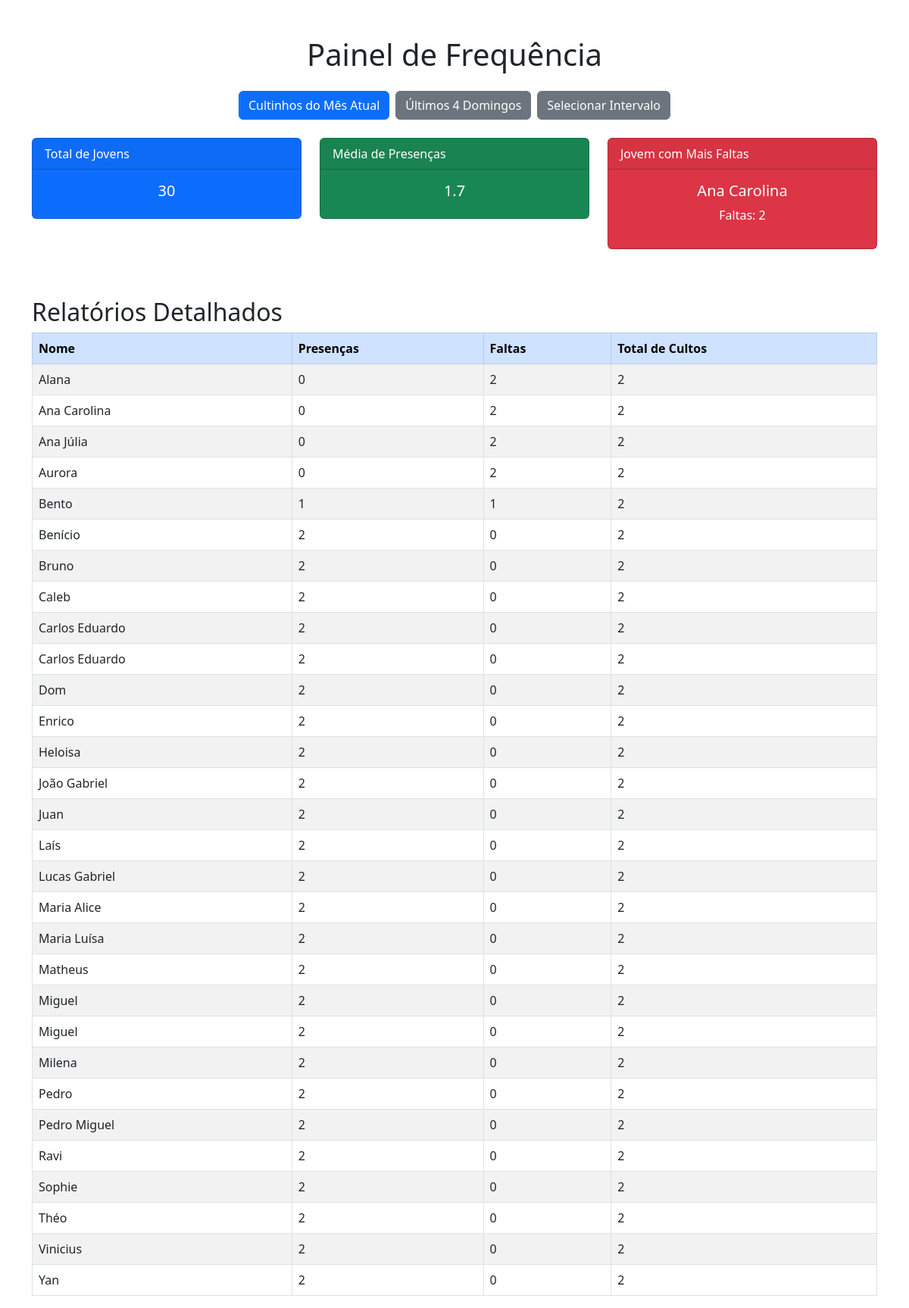
/dashboard, run on the app's committed database.
### tables this page shows
CREATE TABLE "jovens" (
	"id"	INTEGER,
	"nome"	TEXT NOT NULL,
	"data_nascimento"	DATE NOT NULL,
	"whatsapp"	TEXT NOT NULL,
	"endereco"	TEXT,
	"pais"	TEXT,
	"grupo_recitativo"	TEXT NOT NULL,
	"batizado"	TEXT NOT NULL,
	"data_batismo"	DATE,
	"observacoes"	TEXT,
	PRIMARY KEY("id" AUTOINCREMENT)
);

### app.py (the view)
@app.route('/dashboard', methods=['GET'])
def dashboard():
    conn = db_connection()
    cursor = conn.cursor()
    filtro = request.args.get('filtro', 'mes_atual')  # Padrão: Mês Atual
    params = []
    filtro_data = ""  # Inicializa a variável para o filtro
    if filtro == 'mes_atual':
        hoje = datetime.now()
        primeiro_dia = hoje.replace(day=1).strftime('%Y-%m-%d')
        ultimo_dia = (hoje.replace(month=hoje.month % 12 + 1, day=1) - timedelta(days=1)).strftime('%Y-%m-%d')
        filtro_data = "f.data BETWEEN ? AND ?"
        params.extend([primeiro_dia, ultimo_dia])
    elif filtro == 'ultimos_4':
        hoje = datetime.now()
        ultimos_4_domingos = [(hoje - timedelta(days=(hoje.weekday() + 1) % 7) - timedelta(weeks=i)).strftime('%Y-%m-%d') for i in range(4)]
        placeholders = ', '.join('?' for _ in ultimos_4_domingos)
        filtro_data = f"f.data IN ({placeholders})"
        params.extend(ultimos_4_domingos)
    elif filtro == 'intervalo':
        inicio = request.args.get('inicio')
        fim = request.args.get('fim')
        if inicio and fim:
            filtro_data = "f.data BETWEEN ? AND ?"
            params.extend([inicio, fim])
    total_jovens = cursor.execute("SELECT COUNT(*) FROM jovens").fetchone()[0]
    media_presencas_query = f"""
        SELECT AVG(presencas) FROM (
            SELECT COUNT(CASE WHEN f.status = 'presente' THEN 1 END) AS presencas
            FROM frequencia f
            LEFT JOIN jovens j ON f.jovem_id = j.id
            {'WHERE ' + filtro_data if filtro_data else ''}
            GROUP BY f.jovem_id
        )
    """
    media_presencas = cursor.execute(media_presencas_query, params).fetchone()[0] or 0
    mais_faltas_query = f"""
        SELECT j.nome, COUNT(f.status) AS faltas
        FROM jovens j
        LEFT JOIN frequencia f ON j.id = f.jovem_id
        WHERE f.status = 'ausente'
        {'AND ' + filtro_data if filtro_data else ''}
        GROUP BY j.id
        ORDER BY faltas DESC
        LIMIT 1
    """
    mais_faltas = cursor.execute(mais_faltas_query, params).fetchone()
    relatorios_query = f"""
        SELECT j.nome,
               COUNT(CASE WHEN f.status = 'presente' THEN 1 END) AS presencas,
               COUNT(CASE WHEN f.status = 'ausente' THEN 1 END) AS faltas,
               COUNT(f.data) AS total_cultos
        FROM jovens j
        LEFT JOIN frequencia f ON j.id = f.jovem_id
        {'WHERE ' + filtro_data if filtro_data else ''}
        GROUP BY j.id
        ORDER BY j.nome
    """
    cursor.execute(relatorios_query, params)
    relatorios = cursor.fetchall()
    conn.close()
    return render_template(
        'dashboard.html',
        total_jovens=total_jovens,
        media_presencas=media_presencas,
        mais_faltas=mais_faltas,
        relatorios=relatorios,
        filtro=filtro
    )

### app.py (called while the page is built)
@app.before_request
def set_default_tema():
    if 'tema' not in session:
        session['tema'] = 'superhero'  # Tema padrão

@app.context_processor
def inject_now():
    return {'now': datetime.utcnow()}

def db_connection():
    conn = sqlite3.connect('igreja.db')
    conn.execute("PRAGMA busy_timeout = 5000")  # Espera 5 segundos para evitar bloqueio
    conn.row_factory = sqlite3.Row
    return conn

### templates/dashboard.html (shortened to what this page needs)
<!DOCTYPE html>
<html lang="pt-br">
<head>
    <link href="https://cdn.jsdelivr.net/npm/bootstrap@5.3.0-alpha3/dist/css/bootstrap.min.css" rel="stylesheet">
</head>
<body>
    <div class="container mt-5">
        <h1 class="text-center mb-4">Painel de Frequência</h1>
        <div class="d-flex justify-content-center mb-4">
            <button onclick="filtrar('mes_atual')" class="btn btn-primary me-2">Cultinhos do Mês Atual</button>
            <button onclick="filtrar('ultimos_4')" class="btn btn-secondary me-2">Últimos 4 Domingos</button>
            <button onclick="mostrarIntervalo()" class="btn btn-secondary">Selecionar Intervalo</button>
        </div>
        <div class="row">
            <div class="col-md-4">
                <div class="card text-white bg-primary mb-3">
                    <div class="card-header">Total de Jovens</div>
                    <div class="card-body">
                        <h5 class="card-title text-center">{{ total_jovens }}</h5>
                    </div>
                </div>
            </div>
            <div class="col-md-4">
                <div class="card text-white bg-success mb-3">
                    <div class="card-header">Média de Presenças</div>
                    <div class="card-body">
                        <h5 class="card-title text-center">{{ media_presencas | round(2) }}</h5>
                    </div>
                </div>
            </div>
            <div class="col-md-4">
                <div class="card text-white bg-danger mb-3">
                    <div class="card-header">Jovem com Mais Faltas</div>
                    <div class="card-body">
                        {% if mais_faltas %}
                        <h5 class="card-title text-center">{{ mais_faltas[0] }}</h5>
                        <p class="text-center">Faltas: {{ mais_faltas[1] }}</p>
                        {% else %}
                        <p class="text-center">Nenhum registro disponível</p>
                        {% endif %}
                    </div>
                </div>
            </div>
        </div>
        <h2 class="mt-5">Relatórios Detalhados</h2>
        <table class="table table-bordered table-striped">
            <thead class="table-primary">
                <tr>
                    <th>Nome</th>
                    <th>Presenças</th>
                    <th>Faltas</th>
                    <th>Total de Cultos</th>
                </tr>
            </thead>
            <tbody>
                {% for relatorio in relatorios %}
                <tr>
                    <td>{{ relatorio[0] }}</td>
                    <td>{{ relatorio[1] }}</td>
                    <td>{{ relatorio[2] }}</td>
                    <td>{{ relatorio[3] }}</td>
                </tr>
                {% endfor %}
            </tbody>
        </table>
    </div>
</body>
</html>

### data on the page
jovens: nome "Ana Carolina", relatorio "0", relatorio "2"
jovens: nome "Alana", relatorio "0", relatorio "2"
jovens: nome "Ana Júlia", relatorio "0", relatorio "2"
jovens: nome "Aurora", relatorio "0", relatorio "2"
jovens: nome "Bento", relatorio "1", relatorio "2"
jovens: nome "Benício", relatorio "2", relatorio "0"
jovens: nome "Bruno", relatorio "2", relatorio "0"
jovens: nome "Caleb", relatorio "2", relatorio "0"
jovens: nome "Carlos Eduardo", relatorio "2", relatorio "0"
jovens: nome "Carlos Eduardo", relatorio "2", relatorio "0"
jovens: nome "Dom", relatorio "2", relatorio "0"
jovens: nome "Enrico", relatorio "2", relatorio "0"
jovens: nome "Heloisa", relatorio "2", relatorio "0"
jovens: nome "João Gabriel", relatorio "2", relatorio "0"
jovens: nome "Juan", relatorio "2", relatorio "0"
jovens: nome "Laís", relatorio "2", relatorio "0"
jovens: nome "Lucas Gabriel", relatorio "2", relatorio "0"
jovens: nome "Maria Alice", relatorio "2", relatorio "0"
jovens: nome "Maria Luísa", relatorio "2", relatorio "0"
jovens: nome "Matheus", relatorio "2", relatorio "0"
jovens: nome "Miguel", relatorio "2", relatorio "0"
jovens: nome "Miguel", relatorio "2", relatorio "0"
jovens: nome "Milena", relatorio "2", relatorio "0"
jovens: nome "Pedro", relatorio "2", relatorio "0"
jovens: nome "Pedro Miguel", relatorio "2", relatorio "0"
jovens: nome "Ravi", relatorio "2", relatorio "0"
jovens: nome "Sophie", relatorio "2", relatorio "0"
jovens: nome "Théo", relatorio "2", relatorio "0"
jovens: nome "Vinicius", id "2", relatorio "0"
jovens: nome "Yan", relatorio "2", relatorio "0"

### other printed values
{{ total_jovens }} "30"
{{ media_presencas | round(2) }} "1.7"
{{ mais_faltas[1] }} "2"
